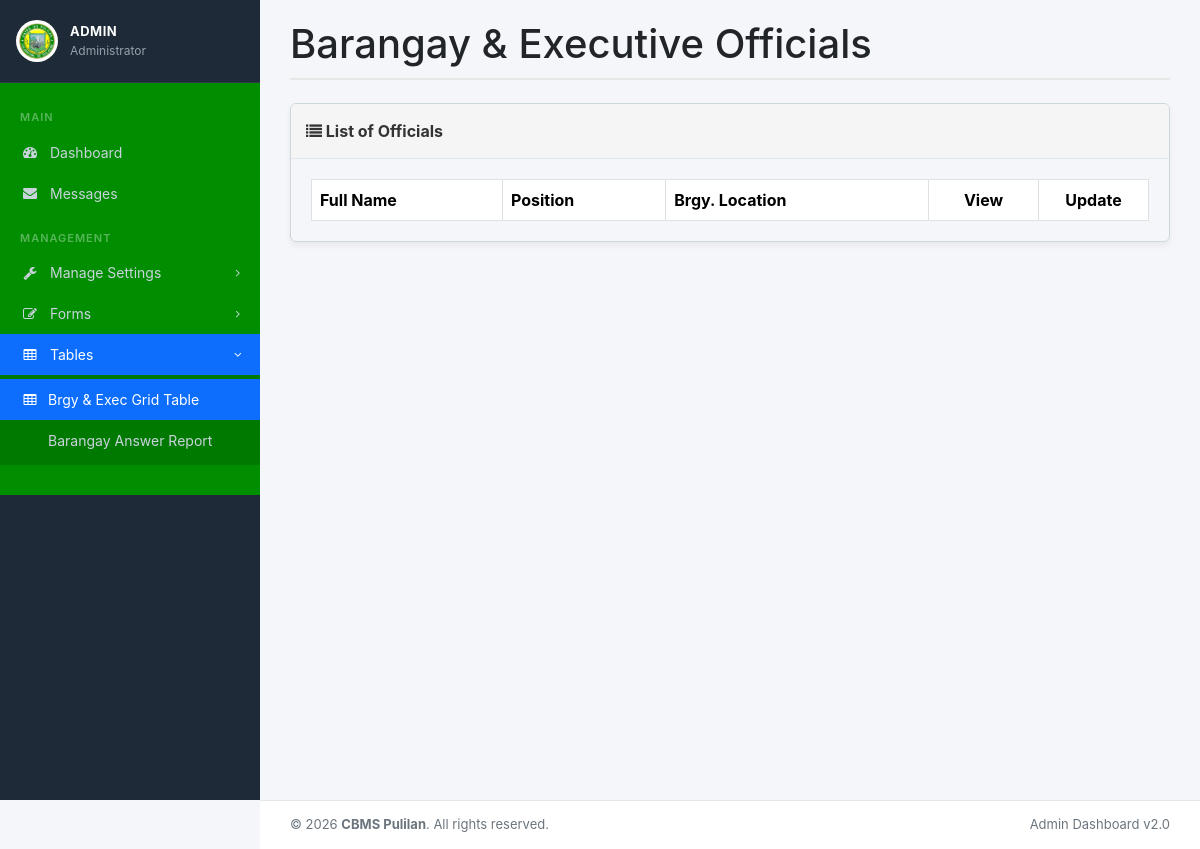
The page /updatebrgygrid.php (signed in) on the database as committed earlier.
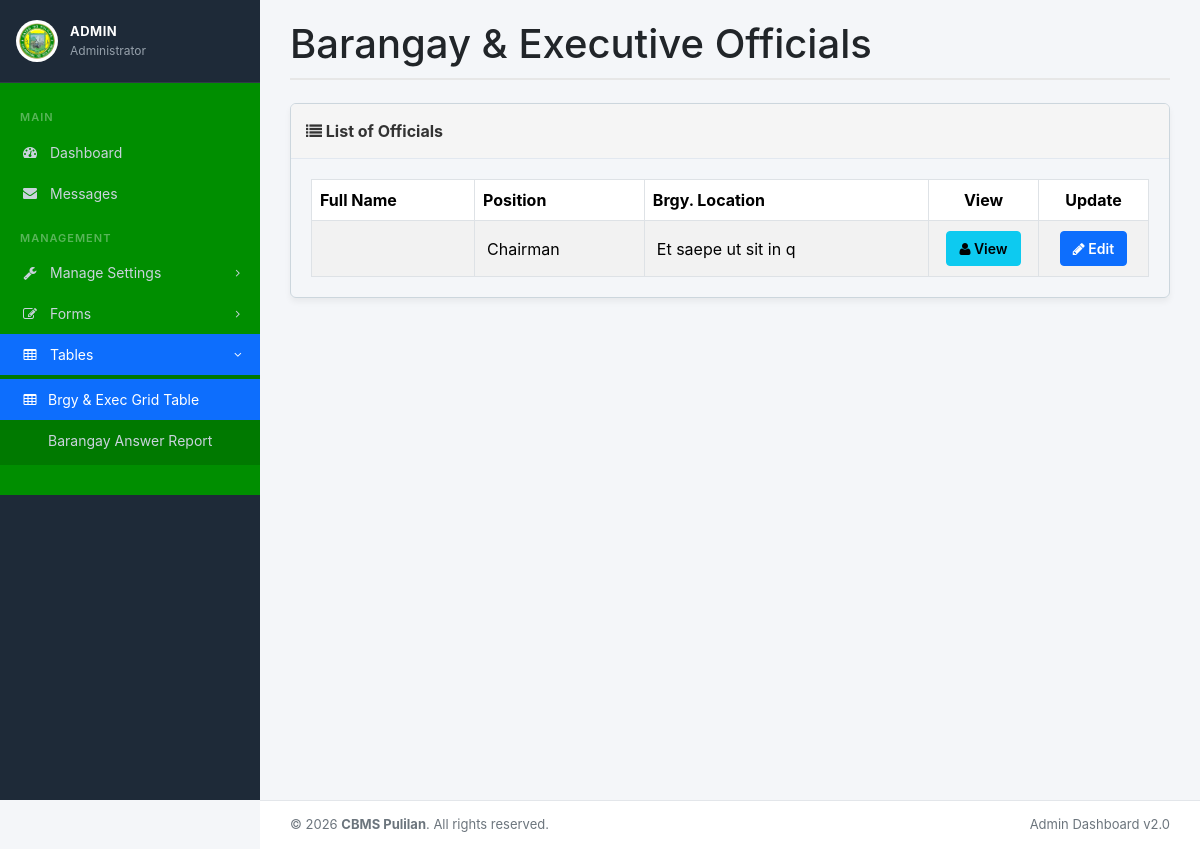
The same page on the database as committed later.
### tables this page shows
CREATE TABLE `brgydetails_tbl` (
  `brgydetails_id` int(11) NOT NULL,
  `fullname` varchar(100) NOT NULL,
  `email` varchar(100) NOT NULL,
  `username` varchar(80) NOT NULL,
  `password` varchar(255) NOT NULL,
  `contact` varchar(20) NOT NULL,
  `brgy_location` varchar(100) NOT NULL,
  `no_purok` text NOT NULL,
  `major_sources` text NOT NULL,
  `brgy_classification` text NOT NULL,
  `char_brgy` text NOT NULL,
  `gender` varchar(50) NOT NULL,
  `position` varchar(100) NOT NULL,
  `male_tanod` int(11) NOT NULL DEFAULT 0,
  `female_tanod` int(11) NOT NULL DEFAULT 0,
  `male_health_worker` int(11) NOT NULL DEFAULT 0,
  `female_health_worker` int(11) NOT NULL DEFAULT 0,
  `male_nutrition_scholar` int(11) NOT NULL DEFAULT 0,
  `female_nutrition_scholar` int(11) NOT NULL DEFAULT 0,
  `male_purok_leaders` int(11) NOT NULL DEFAULT 0,
  `female_purok_leaders` int(11) NOT NULL DEFAULT 0,
  `male_librarian` int(11) NOT NULL DEFAULT 0,
  `female_librarian` int(11) NOT NULL DEFAULT 0,
  `male_day_care_worker` int(11) NOT NULL DEFAULT 0,
  `female_day_care_worker` int(11) NOT NULL DEFAULT 0,
  `male_utility_worker` int(11) NOT NULL DEFAULT 0,
  `female_utility_worker` int(11) NOT NULL DEFAULT 0,
  `type` varchar(80) NOT NULL,
  `date` date NOT NULL,
  `date_added` timestamp NOT NULL DEFAULT current_timestamp() ON UPDATE current_timestamp()
);

### updatebrgygrid.php (the view, shortened to what this page needs)
<?php
include('../pulilan/adminnav.php');
?>
<div class="row" style="margin-bottom: 15px;">
    <div class="col-lg-12">
        <h1 class="page-header" style="border-bottom: 2px solid #e7e7e7; padding-bottom: 10px;">Barangay & Executive Officials</h1>
    </div>
</div>
<div class="panel panel-default" style="border: 1px solid #ccd6dd; border-radius: 6px; box-shadow: 0 4px 6px rgba(0,0,0,0.05);">
    <div class="panel-heading" style="background-color: #f5f5f5; border-bottom: 1px solid #e2e8f0; padding: 15px; border-top-left-radius: 5px; border-top-right-radius: 5px;">
        <b style="font-size: 16px; color: #333;"><i class="fa fa-list"></i> List of Officials</b>
    </div>
    <div class="panel-body" style="padding: 20px;">
        <table class="table table-striped table-bordered table-hover" id="dataTables-example" style="width: 100%; margin-bottom: 0;">
            <thead>
                <tr style="background-color: #fafafa;">
                    <th style="vertical-align: middle;">Full Name</th>
                    <th style="vertical-align: middle;">Position</th>
                    <th style="vertical-align: middle;">Brgy. Location</th>
                    <th class="warning text-center" style="width: 110px; vertical-align: middle;">View</th>
                    <th class="info text-center" style="width: 110px; vertical-align: middle;">Update</th>
                </tr>
            </thead>
            <tbody>
                <?php
                $results = mysqli_query($connection, "SELECT * FROM brgydetails_tbl WHERE position = 'Chairman' OR position = 'DILG' OR position = 'executive'");
                while ($row = mysqli_fetch_assoc($results)):
                ?>
                <tr>
                    <td style="vertical-align: middle; padding: 12px;"><?php echo $row['name']; ?></td>
                    <td style="vertical-align: middle; padding: 12px;"><?php echo $row['position']; ?></td>
                    <td style="vertical-align: middle; padding: 12px;"><?php echo $row['brgy_location']; ?></td>
                    <td class="text-center" style="vertical-align: middle; padding: 10px;">
                        <a href="updatebrgygrid.php?id=<?php echo $row['id'];?>&action=view" class="btn btn-outline btn-info btn-sm" style="padding: 6px 12px; font-weight: 600;"><i class="fa fa-user"></i> View</a>
                    </td>
                    <td class="text-center" style="vertical-align: middle; padding: 10px;">
                        <a href="updatebrgygrid.php?id=<?php echo $row['id'];?>&action=edit" class="btn btn-outline btn-primary btn-sm" style="padding: 6px 12px; font-weight: 600;"><i class="fa fa-pencil"></i> Edit</a>
                    </td>
                </tr>
                <?php endwhile; ?>
            </tbody>
        </table>
    </div>
</div>

Rows that differ between the two databases and show on the page:
added brgydetails_tbl: position "Chairman", brgy_location "Et saepe ut sit in q"
